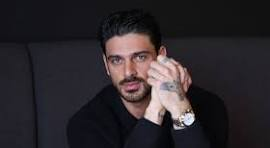
#> input picture michelle.jpg, 270 x 148 px
$ python 'pencil sketch.py'
#> lines starting #> are read from the running program, lines starting #| are printed output that depends on the picture
import cv2
image = cv2.imread("michelle.jpg")
#> image is the input picture: shape (148, 270, 3); mean B, G, R 44.2, 40.2, 45.5
gray_image = cv2.cvtColor(image, cv2.COLOR_BGR2GRAY)
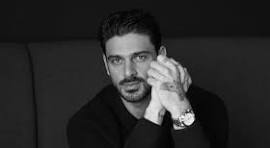
#> gray_image: shape (148, 270); min 0, max 253, mean 42.2
inverted_image = 255 - gray_image
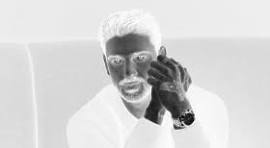
#> inverted_image: shape (148, 270); min 2, max 255, mean 212.8
blurred = cv2.GaussianBlur(inverted_image, (21, 21), 0)
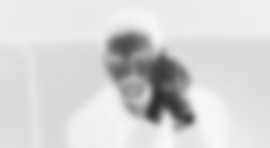
#> blurred: shape (148, 270); min 47, max 248, mean 212.8
inverted_blurred = 255 - blurred
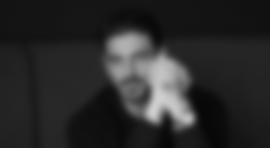
#> inverted_blurred: shape (148, 270); min 7, max 208, mean 42.2
sketch = cv2.divide(gray_image, inverted_blurred, scale=256.0)
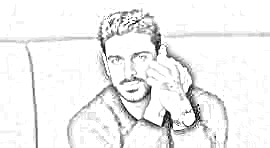
#> sketch: shape (148, 270); min 0, max 255, mean 240.2
cv2.imshow("Original", image)
cv2.imshow("Pencil Sketch", sketch)
cv2.imwrite("pencil_sketch.jpg", sketch)
cv2.waitKey(0)
cv2.destroyAllWindows()
